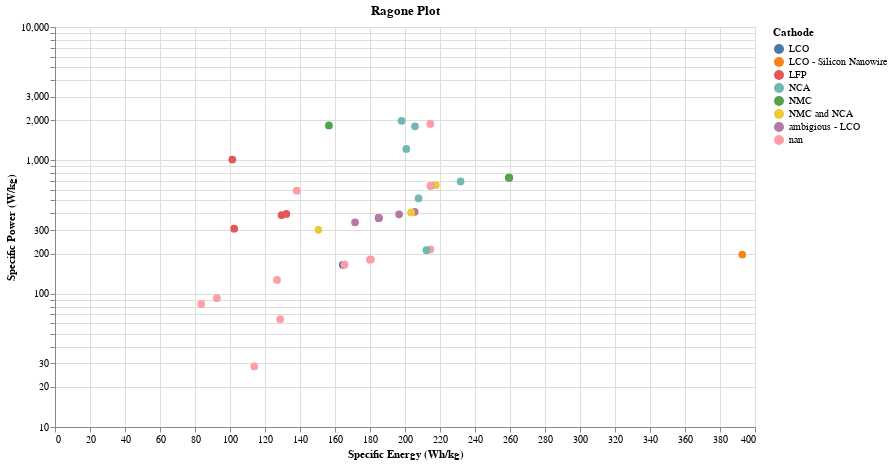

Notebook source saved alongside this figure:
### Code cell
# Define selection for Cathode and Manufacturer
cathode_selection = alt.selection_point(fields=['Cathode'], bind='legend')
#manufacturer_selection = alt.selection_point(fields=['Manufacturer'], bind='legend')

# Create the Ragone plot using Altair
ragone_plot = alt.Chart(df).mark_circle(size=60).encode(
    x=alt.X('Specific Energy (Wh/kg)', title='Specific Energy (Wh/kg)'),
    y=alt.Y('Specific Power (W/kg)', scale=alt.Scale(type='log'), title='Specific Power (W/kg)'),
    color=alt.condition(cathode_selection, 'Cathode:N', alt.value('lightgray')),
    opacity=alt.condition(cathode_selection, alt.value(1), alt.value(0.2)),
    tooltip=['Name', 'Manufacturer', 'RatedCapacity', 'NominalVoltage','Mass','MaximumContinuousDischargeCurrent','ChargingCurrent', 'CycleLife','Cathode','References']
).properties(
    width=700,
    height=400,
    title='Ragone Plot' 
).transform_filter(
    alt.FieldRangePredicate(field='RatedCapacity', range=[3, 4])
    #alt.FieldOneOfPredicate(field='Manufacturer', oneOf=['LG Chem','Samsung','Panasonic'])
).add_params(
    cathode_selection
).interactive()

# Show the plot
ragone_plot.show()

### Figure 1 — Vega-Lite specification as saved in the notebook (floating-point values rounded to 4 significant figures; data arrays with more than 128 entries replaced by an {"elided": "..."} marker saying what was removed)
{"config": {"view": {"continuousWidth": 300, "continuousHeight": 300}}, "data": {"name": "data-53d6139793a63f8e83b4f7ba26c58133"}, "mark": {"type": "circle", "size": 60}, "encoding": {"color": {"condition": {"param": "param_35", "field": "Cathode", "type": "nominal"}, "value": "lightgray"}, "opacity": {"condition": {"param": "param_35", "value": 1}, "value": 0.2}, "tooltip": [{"field": "Name", "type": "nominal"}, {"field": "Manufacturer", "type": "nominal"}, {"field": "RatedCapacity", "type": "quantitative"}, {"field": "NominalVoltage", "type": "quantitative"}, {"field": "Mass", "type": "quantitative"}, {"field": "MaximumContinuousDischargeCurrent", "type": "quantitative"}, {"field": "ChargingCurrent", "type": "quantitative"}, {"field": "CycleLife", "type": "quantitative"}, {"field": "Cathode", "type": "nominal"}, {"field": "References", "type": "nominal"}], "x": {"field": "Specific Energy (Wh/kg)", "title": "Specific Energy (Wh/kg)", "type": "quantitative"}, "y": {"field": "Specific Power (W/kg)", "scale": {"type": "log"}, "title": "Specific Power (W/kg)", "type": "quantitative"}}, "height": 400, "params": [{"name": "param_35", "select": {"type": "point", "fields": ["Cathode"]}, "bind": "legend"}, {"name": "param_36", "select": {"type": "interval", "encodings": ["x", "y"]}, "bind": "scales"}], "title": "Ragone Plot", "transform": [{"filter": {"field": "RatedCapacity", "range": [3, 4]}}], "width": 700, "$schema": "https://vega.github.io/schema/vega-lite/v5.17.0.json", "datasets": {"data-53d6139793a63f8e83b4f7ba26c58133": {"elided": "333 records"}}}
